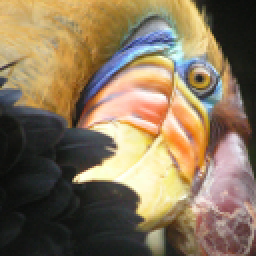
#> input picture bird_small.png, 128 x 128 px (shown 2 times larger)
$ python run_k_means.py
#> lines starting #> are read from the running program, lines starting #| are printed output that depends on the picture
### utils.py
import matplotlib.pyplot as plt

def plotimages(train_image, prediction):
    #Plot images side by side (compressed on the right)
    _,ax= plt.subplots(nrows= 1, ncols= 2)
    ax[0].imshow(train_image)
    ax[1].imshow(prediction)
    plt.show()

def piechart(values, colors):
    plt.pie(values, colors= colors)
    plt.show()

### run_k_means.py
import numpy as np
from numpy.core.numeric import _convolve_dispatcher
from skimage import io
import matplotlib.pyplot as plt
import utils


train_image = np.array(io.imread("bird_small.png"), dtype=np.float32) / 255
show_orig= train_image.copy()
# plt.imshow(train_image) #Show the train image for sanity check
# plt.show()

height = train_image.shape[0]
#> height = 128
width = train_image.shape[1]
#> width = 128
channels = train_image.shape[2]
#> channels = 3
train_image = train_image.reshape(-1, channels)

# kmeans from scratch=============================================
max_iters = 8
k = 16

index = np.zeros(
    (train_image.shape[0],), dtype=int
)  # dtype= int, because it will be used later as index for another array
#> index = 16384 values from 0 to 0

"""Iterate through each pixel and compare the values with the centroid value
Initializing the centroids by taking random pixel values from the imaage (First shuffle it and then take the first k pixels)"""

rand = np.random.randint(low=0, high= train_image.shape[0],size=k)
# print(rand)
centroids = train_image[rand, :]  # k x n dimensional matrix
#> centroids = 16 rows, first 8: [0.682, 0.482, 0.204], [0.984, 0.992, 0.796], [0.839, 0.788, 0.824], [0.525, 0.6, 0.875], [0.286, 0.259, 0.216], [0.098, 0.106, 0.0745], [0.212, 0.224, 0.208], [0.565, 0.408, 0.388]
# print(f'centroids 1 iter: {centroids}') #Print the centroids after initialization for sanity check

diff = np.zeros((k,))
for iter in range(max_iters):
    print(f"Iteration: {iter+1}==============================================")
    for i in range(train_image.shape[0]):
        for color in range(k):
            diff[color] = np.sum((train_image[i, :] - centroids[color, :]) ** 2)
        index[i] = np.argmin(diff)
    centroids = np.zeros((k, train_image.shape[1]))

    for color in range(k):
        if np.sum(index==color)!=0:
            Mean = (train_image[index == color, :]).mean(axis=0)
            centroids[color] = Mean
#> after the loop, diff = [0.452, 1.69, 1.04, 0.619, 0.118, 0.00993, 0.0278, 0.283, 0.0197, 1.3, 0.818, 0.556, 0.0318, 0.00347, 0.00443, 0.139]; index = 16384 values, max 15 at index 96, min 0 at index 48, mean 7.69
    # print(f'centroids {iter+2} iter: {centroids}')    #Print the centroids after the updates for sanity check
prediction = centroids[index, :]
prediction = prediction.reshape(height, width, channels)
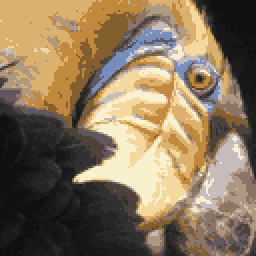
#> prediction: shape (128, 128, 3) float64 (shown 2 times larger); mean of channels 0, 1, 2 0.531, 0.46, 0.358; drawn as R, G, B

#Plot images side by side (compressed on the right)
utils.plotimages(train_image, prediction)
#> in plotimages, `plt.show()`:
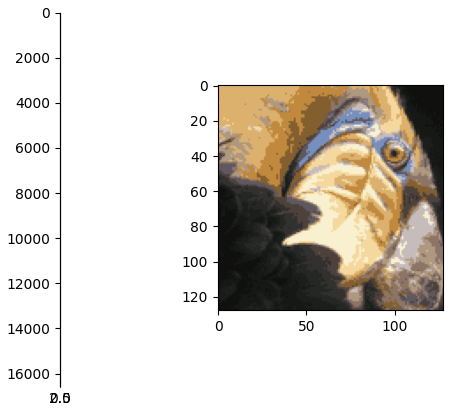
#> figure drawn by matplotlib, 2 panels

utils.piechart(values= np.ones((k,)), colors= centroids)
#> in piechart, `plt.show()`:
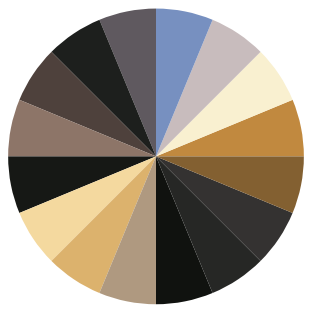
#> figure drawn by matplotlib, 1 panel
